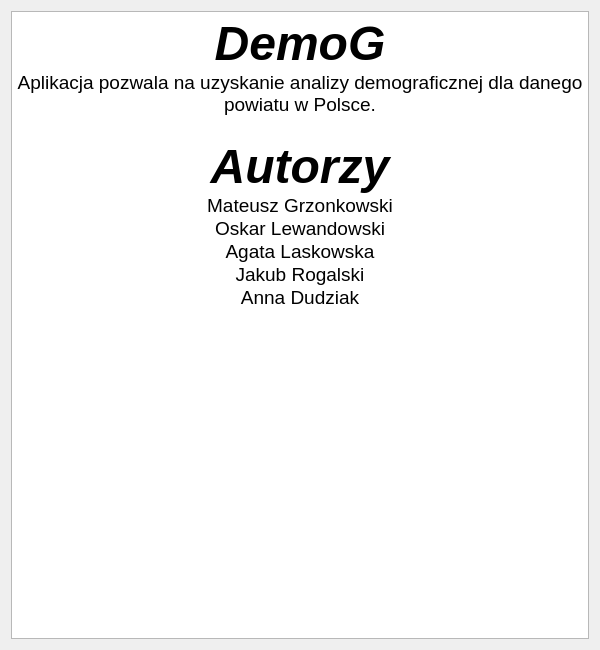
<?xml version="1.0" encoding="UTF-8"?>
<ui version="4.0">
 <class>Dialog_About_App</class>
 <widget class="QDialog" name="Dialog_About_App">
  <property name="windowModality">
   <enum>Qt::ApplicationModal</enum>
  </property>
  <property name="geometry">
   <rect>
    <x>0</x>
    <y>0</y>
    <width>600</width>
    <height>650</height>
   </rect>
  </property>
  <property name="minimumSize">
   <size>
    <width>600</width>
    <height>650</height>
   </size>
  </property>
  <property name="windowTitle">
   <string>O programie</string>
  </property>
  <layout class="QHBoxLayout" name="horizontalLayout">
   <item>
    <widget class="QTextEdit" name="textEdit_Board">
     <property name="enabled">
      <bool>true</bool>
     </property>
     <property name="minimumSize">
      <size>
       <width>0</width>
       <height>0</height>
      </size>
     </property>
     <property name="readOnly">
      <bool>true</bool>
     </property>
     <property name="html">
      <string>&lt;!DOCTYPE HTML PUBLIC &quot;-//W3C//DTD HTML 4.0//EN&quot; &quot;http://www.w3.org/TR/REC-html40/strict.dtd&quot;&gt;
&lt;html&gt;&lt;head&gt;&lt;meta name=&quot;qrichtext&quot; content=&quot;1&quot; /&gt;&lt;meta charset=&quot;utf-8&quot; /&gt;&lt;style type=&quot;text/css&quot;&gt;
p, li { white-space: pre-wrap; }
hr { height: 1px; border-width: 0; }
li.unchecked::marker { content: &quot;\2610&quot;; }
li.checked::marker { content: &quot;\2612&quot;; }
&lt;/style&gt;&lt;/head&gt;&lt;body style=&quot; font-family:'Segoe UI'; font-size:9pt; font-weight:400; font-style:normal;&quot;&gt;
&lt;p align=&quot;center&quot; style=&quot; margin-top:0px; margin-bottom:0px; margin-left:0px; margin-right:0px; -qt-block-indent:0; text-indent:0px;&quot;&gt;&lt;img src=&quot;:/Images/AppIcon/poland-map.ico&quot; /&gt;&lt;/p&gt;
&lt;p align=&quot;center&quot; style=&quot; margin-top:0px; margin-bottom:0px; margin-left:0px; margin-right:0px; -qt-block-indent:0; text-indent:0px;&quot;&gt;&lt;span style=&quot; font-size:36pt; font-weight:700; font-style:italic;&quot;&gt;DemoG&lt;/span&gt;&lt;/p&gt;
&lt;p align=&quot;center&quot; style=&quot; margin-top:0px; margin-bottom:0px; margin-left:0px; margin-right:0px; -qt-block-indent:0; text-indent:0px;&quot;&gt;&lt;span style=&quot; font-size:14pt;&quot;&gt;Aplikacja pozwala na uzyskanie analizy demograficznej dla danego powiatu w Polsce.&lt;/span&gt;&lt;/p&gt;
&lt;p align=&quot;center&quot; style=&quot;-qt-paragraph-type:empty; margin-top:0px; margin-bottom:0px; margin-left:0px; margin-right:0px; -qt-block-indent:0; text-indent:0px; font-size:14pt;&quot;&gt;&lt;br /&gt;&lt;/p&gt;
&lt;p align=&quot;center&quot; style=&quot; margin-top:0px; margin-bottom:0px; margin-left:0px; margin-right:0px; -qt-block-indent:0; text-indent:0px;&quot;&gt;&lt;span style=&quot; font-size:36pt; font-weight:700; font-style:italic;&quot;&gt;Autorzy&lt;/span&gt;&lt;/p&gt;
&lt;p align=&quot;center&quot; style=&quot; margin-top:0px; margin-bottom:0px; margin-left:0px; margin-right:0px; -qt-block-indent:0; text-indent:0px;&quot;&gt;&lt;span style=&quot; font-size:14pt;&quot;&gt;Mateusz Grzonkowski&lt;/span&gt;&lt;/p&gt;
&lt;p align=&quot;center&quot; style=&quot; margin-top:0px; margin-bottom:0px; margin-left:0px; margin-right:0px; -qt-block-indent:0; text-indent:0px;&quot;&gt;&lt;span style=&quot; font-size:14pt;&quot;&gt;Oskar Lewandowski&lt;/span&gt;&lt;/p&gt;
&lt;p align=&quot;center&quot; style=&quot; margin-top:0px; margin-bottom:0px; margin-left:0px; margin-right:0px; -qt-block-indent:0; text-indent:0px;&quot;&gt;&lt;span style=&quot; font-size:14pt;&quot;&gt;Agata Laskowska&lt;/span&gt;&lt;/p&gt;
&lt;p align=&quot;center&quot; style=&quot; margin-top:0px; margin-bottom:0px; margin-left:0px; margin-right:0px; -qt-block-indent:0; text-indent:0px;&quot;&gt;&lt;span style=&quot; font-size:14pt;&quot;&gt;Jakub Rogalski&lt;/span&gt;&lt;/p&gt;
&lt;p align=&quot;center&quot; style=&quot; margin-top:0px; margin-bottom:0px; margin-left:0px; margin-right:0px; -qt-block-indent:0; text-indent:0px;&quot;&gt;&lt;span style=&quot; font-size:14pt;&quot;&gt;Anna Dudziak&lt;/span&gt;&lt;/p&gt;&lt;/body&gt;&lt;/html&gt;</string>
     </property>
    </widget>
   </item>
  </layout>
 </widget>
 <resources>
  <include location="../Images/AppIcon/AppIcon.qrc"/>
 </resources>
 <connections/>
</ui>
